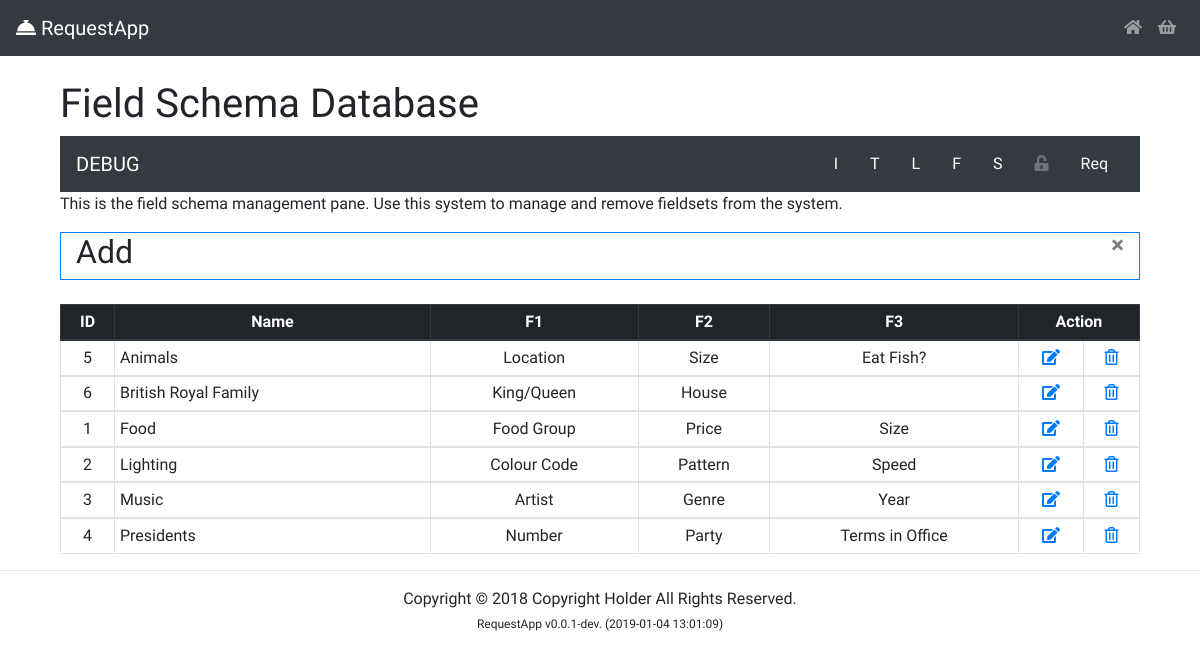
The page /crud/fields_crud.php on the database its author committed.
### tables this page shows
CREATE TABLE `field_schema` (
  `schema_id` int(11) NOT NULL COMMENT 'Schema ID',
  `schema_name` varchar(255) DEFAULT NULL COMMENT 'Schema Name',
  `schema_f1` varchar(255) DEFAULT NULL COMMENT 'Field 1',
  `schema_f2` varchar(255) DEFAULT NULL COMMENT 'Field 2',
  `schema_f3` varchar(255) DEFAULT NULL COMMENT 'Field 3'
);

### crud/fields_crud.php (the view, shortened to what this page needs)
<?php include_once '../partials/_header.php' ?>
<?php
$update = false;
?>
  <div id='bodyContainer' class='container'>
    <br>
    <div class='col-md-12'>
        <h1>Field Schema Database</h1>
        <?php require_once($_SERVER["DOCUMENT_ROOT"] . "/RequestApp/partials/_nav.php");?>
        <p>This is the field schema management pane. Use this system to manage and remove fieldsets from the system.</p>
        <div class='border border-primary'>
          <div class='col-md-12'>
            <button id='showHide' type="button" class="close" aria-label="Close">
              <span aria-hidden="true">&times;</span>
            </button>
            <?php if ($update == true): ?>
              <h2>Update</h2>
            <?php else: ?>
              <h2>Add</h2>
            <?php endif ?>
          </div>
        </div>
        <br>
        <?php
        $activesql = "SELECT * FROM field_schema ORDER BY schema_name ASC";
        if ($result = mysqli_query($link, $activesql)) {
            if (mysqli_num_rows($result) > 0) {
                ?>
        <table id='resultTable' class='table table-sm table-bordered'>
          <thead class="thead-dark">
            <tr>
              <th class='text-center'>ID</th>
              <th class='text-center'>Name</th>
              <th class='text-center'>F1</th>
              <th class='text-center'>F2</th>
              <th class='text-center'>F3</th>
              <th class='text-center' colspan="2">Action</th>
            </tr>
          </thead>
          <?php
              while ($row = mysqli_fetch_array($result)) {
                $schemaID = $row['schema_id'];
                $schemaName = $row['schema_name'];
                $schemaF1 = $row['schema_f1'];
                $schemaF2 = $row['schema_f2'];
                $schemaF3 = $row['schema_f3'];
                  echo "<tbody>";
                    echo "<tr>";
                      echo "<td class='text-center'>{$schemaID}</td>";
                      echo "<td>{$schemaName}</td>";
                      echo "<td class='text-center'>{$schemaF1}</td>";
                      echo "<td class='text-center'>{$schemaF2}</td>";
                      echo "<td class='text-center'>{$schemaF3}</td>";
                      echo "<td class='text-center'><a href='fields_crud.php?schema_edit={$schemaID}' class='edit_btn'><i class='fas fa-edit'></i></a></td>";
                      echo "<td class='text-center'><a href='server.php?schema_del={$schemaID}' class='del_btn' onclick='return confirm('Are you sure?');'><i class='far fa-trash-alt'></i></a></td>";
                    echo "</tr>";
                  echo "</tbody>";
              }
                echo "</table>";
            } else {
                echo "<p class='alert alert-info'>No items were found.</p>";
            }
        } else {
            echo "<p class='alert alert-info'>" . SQLError($link) . "</p>";
        } ?>
      </div>
    </div>
    <?php include '../partials/_footer.php'; ?>

### css/master.css (style rules this page uses)
* { font-family: 'KoHo', sans-serif; }

### rows shown on the page
field_schema: schema_id "5", schema_name "Animals", schema_f1 "Location", schema_f2 "Size", schema_f3 "Eat Fish?"
field_schema: schema_id "6", schema_name "British Royal Family", schema_f1 "King/Queen", schema_f2 "House"
field_schema: schema_id "1", schema_name "Food", schema_f1 "Food Group", schema_f2 "Price", schema_f3 "Size"
field_schema: schema_id "2", schema_name "Lighting", schema_f1 "Colour Code", schema_f2 "Pattern", schema_f3 "Speed"
field_schema: schema_id "3", schema_name "Music", schema_f1 "Artist", schema_f2 "Genre", schema_f3 "Year"
field_schema: schema_id "4", schema_name "Presidents", schema_f1 "Number", schema_f2 "Party", schema_f3 "Terms in Office"

### other values the page prints
ApplicationVersion::get() "v0.0.1-dev. (2019-01-04 13:01:09)"
